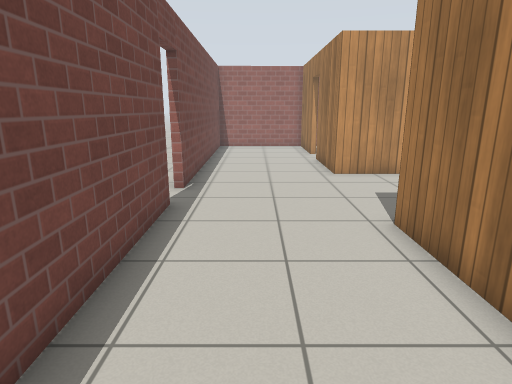
View 1 (above)

23 first-person views from a walk through a robot-simulator world made for Gazebo. The camera is 1.2 m above the floor, tilts 14° down and sees 75° across. The floor is counted in squares, 0.5 m on a side. Each view is taken from the middle of a square. On the plan, view 1 faces up. The plan holds only what a view shows up to about 19 squares ahead; the rest is blank. Simple patterns stand in for the simulator's built-in surfaces.

View 2
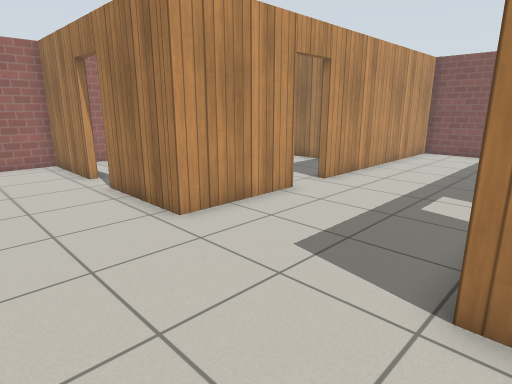

View 3
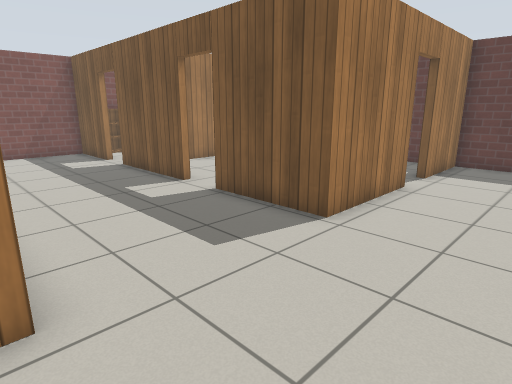

View 4
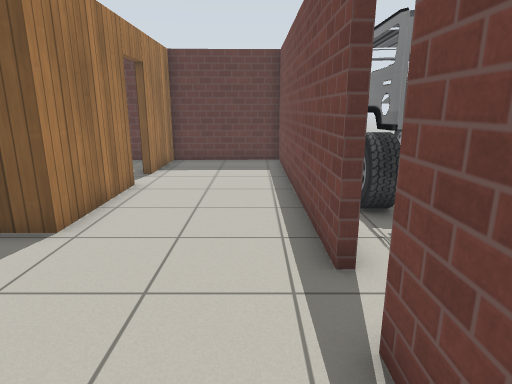

View 5
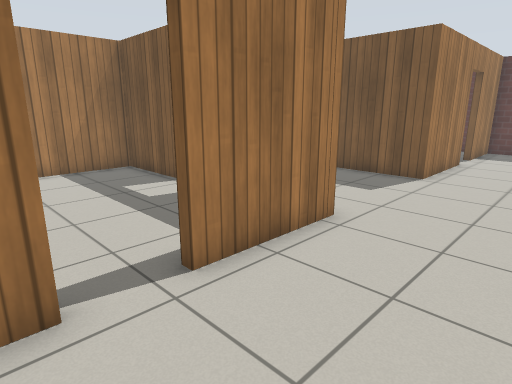

View 6
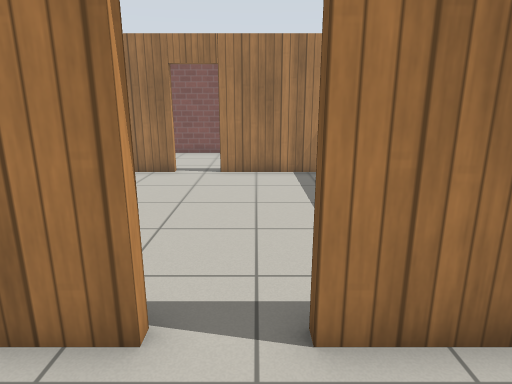

View 7
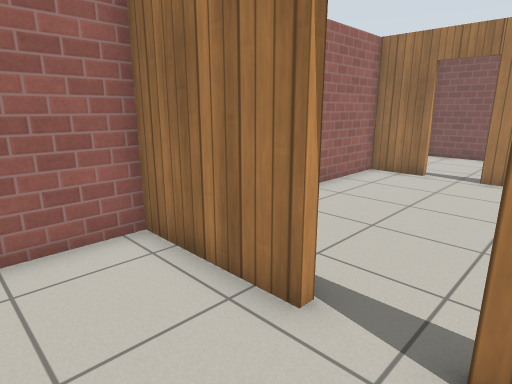

View 8
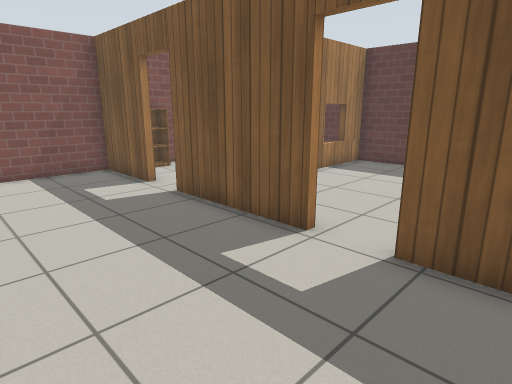

View 9
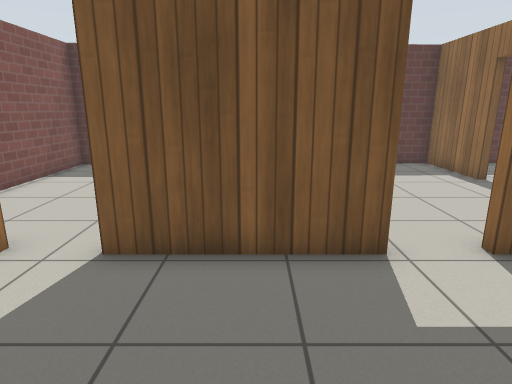

View 10
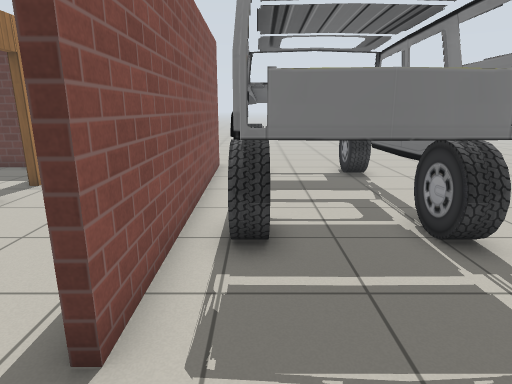

View 11
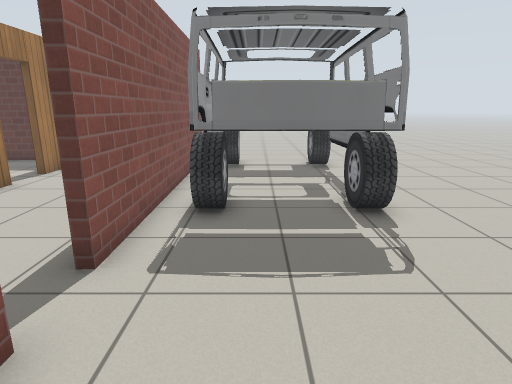

View 12
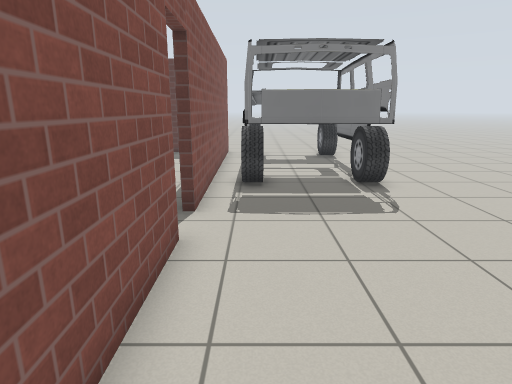

View 13
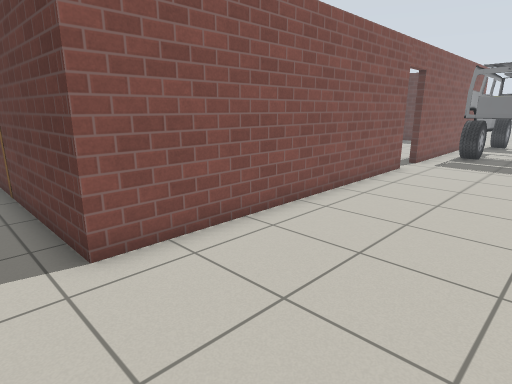

View 14
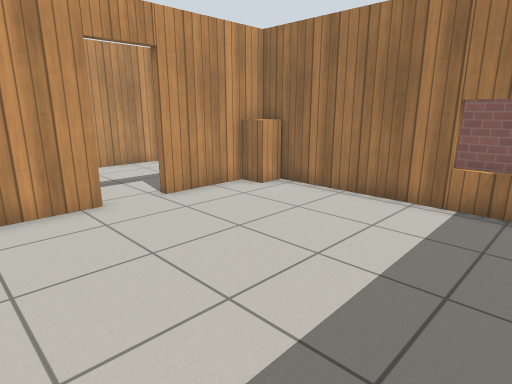

View 15
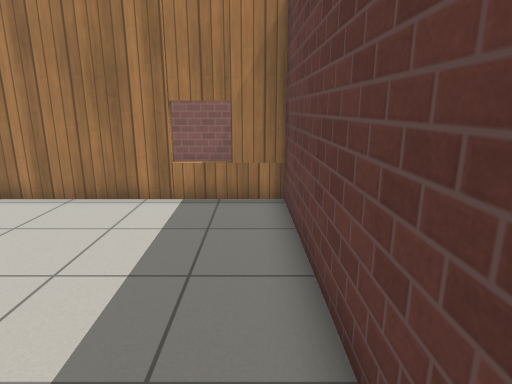

View 16
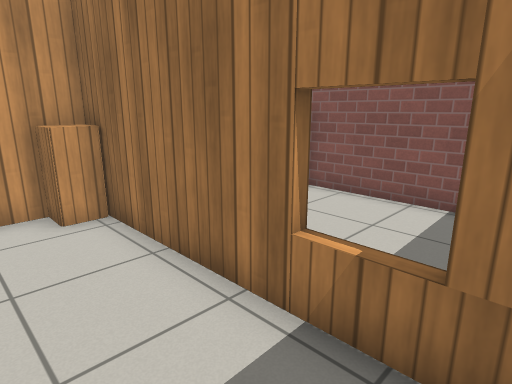

View 17
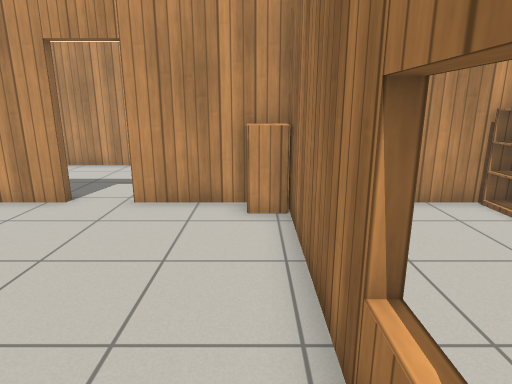

View 18
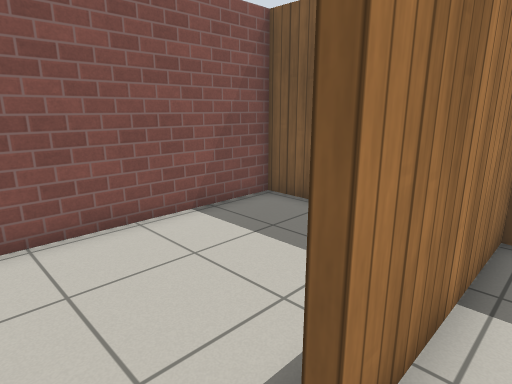

View 19
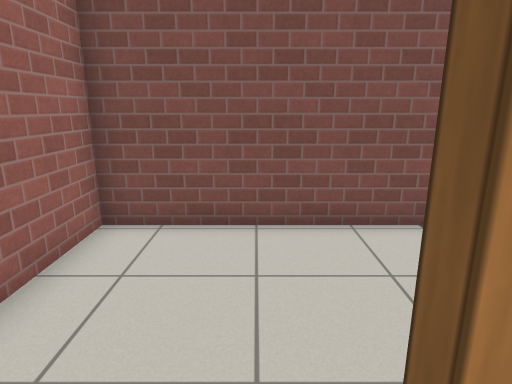

View 20
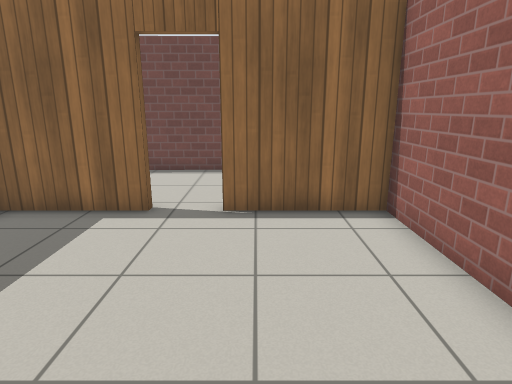

View 21
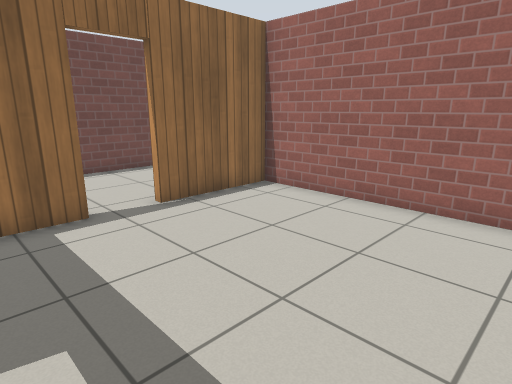

View 22
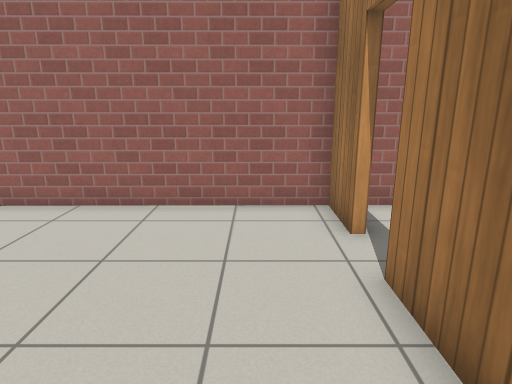

View 23
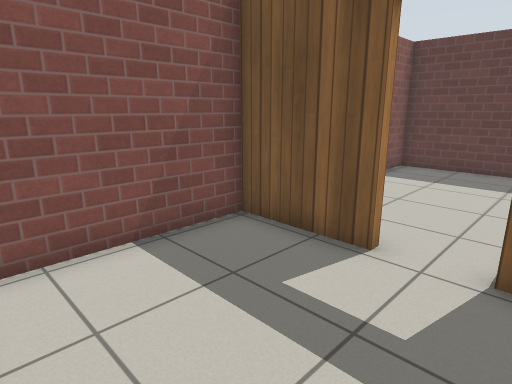

### Floor plan
Key: @ floor where view 1 was taken; # wall or solid block; . floor; D open door; = window, fence, low wall or low ledge; B bookshelf; C car; A cabinet.
Columns run from 10 left of view 1 to 19 right of it. Each row starts with its distance up from view 1.
 24   .  ....
 23     ...........           ####
 22    .....###################..#
 21   ......#....#.........#.....#
 20   ......#....#.........D.....#
 19   ......#....#.........D.....#
 18   ......#....D.........#.....#
 17    .....#....D.........#.....#
 16    .....#....#.........# ....#
 15    .....#....#.........# ....#
 14    .....#....#.........#  ...#
 13    .....#....#####DD##########
 12   ......#....................#
 11   ......#....................#
 10  .......D....................#
  9 ........D....................#
  8 ........#....................#
  7 ........#....####DD#####DD####
  6 ..CCCCC.#....# .......A#....B#
  5 ..CCCCC.#....# ........#....B#
  4 ..CCCCC.#....#.........#.....#
  3 ..CCCCC.#....#.........#.....#
  2 ..CCCCC.#....D.........#.....#
  1 ..CC CC.#....D.........#.....#
  0  .CCCCC #.@..#.........#.....#
 -1 ..CC  C.#....#.........= ....#
 -2 ..CC  C.#....#.........# ....#
 -3 .. C  C.######################
 -4 ........
 -5 .......

Positions as (right, up) in squares from view 1, and headings:
1: (0, 0), facing up
2: (-1, 6), facing up-right
3: (-1, 13), facing down-right
4: (-1, 13), facing down
5: (-1, 19), facing down-right
6: (0, 17), facing right
7: (0, 16), facing up-right
8: (5, 12), facing down-right
9: (11, 12), facing down
10: (-4, 11), facing down
11: (-5, 13), facing down
12: (-4, 16), facing down
13: (-8, 24), facing down-right
14: (4, -2), facing up-right
15: (4, -2), facing right
16: (10, -2), facing up-right
17: (12, -2), facing up
18: (12, 20), facing down-right
19: (12, 19), facing right
20: (11, 19), facing left
21: (11, 14), facing up-left
22: (11, 14), facing up
23: (13, 12), facing down-right
